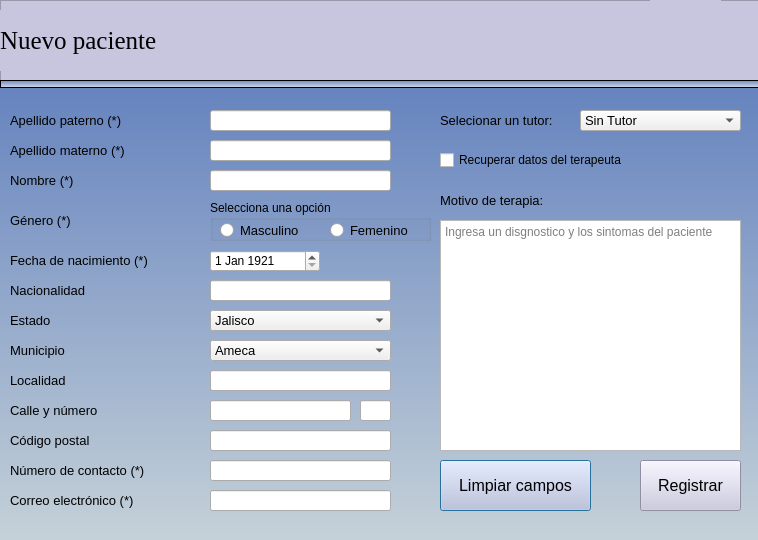
<?xml version="1.0" encoding="UTF-8"?>
<ui version="4.0">
 <class>NuevoPaciente</class>
 <widget class="QDialog" name="NuevoPaciente">
  <property name="geometry">
   <rect>
    <x>0</x>
    <y>0</y>
    <width>758</width>
    <height>540</height>
   </rect>
  </property>
  <property name="minimumSize">
   <size>
    <width>758</width>
    <height>540</height>
   </size>
  </property>
  <property name="windowTitle">
   <string>Agregar Paciente</string>
  </property>
  <property name="windowIcon">
   <iconset>
    <normaloff>:/images/paciente.png</normaloff>:/images/paciente.png</iconset>
  </property>
  <widget class="QLabel" name="label_17">
   <property name="geometry">
    <rect>
     <x>30</x>
     <y>510</y>
     <width>121</width>
     <height>21</height>
    </rect>
   </property>
   <property name="font">
    <font>
     <pointsize>10</pointsize>
    </font>
   </property>
   <property name="text">
    <string/>
   </property>
  </widget>
  <widget class="QPlainTextEdit" name="ptDiagnostico">
   <property name="geometry">
    <rect>
     <x>440</x>
     <y>220</y>
     <width>301</width>
     <height>231</height>
    </rect>
   </property>
   <property name="placeholderText">
    <string>Ingresa un disgnostico y los sintomas del paciente</string>
   </property>
  </widget>
  <widget class="QLabel" name="label_16">
   <property name="geometry">
    <rect>
     <x>440</x>
     <y>190</y>
     <width>141</width>
     <height>21</height>
    </rect>
   </property>
   <property name="font">
    <font>
     <pointsize>10</pointsize>
    </font>
   </property>
   <property name="text">
    <string>Motivo de terapia:</string>
   </property>
  </widget>
  <widget class="QLabel" name="label_7">
   <property name="geometry">
    <rect>
     <x>0</x>
     <y>80</y>
     <width>761</width>
     <height>521</height>
    </rect>
   </property>
   <property name="minimumSize">
    <size>
     <width>480</width>
     <height>510</height>
    </size>
   </property>
   <property name="styleSheet">
    <string notr="true">background-color: qlineargradient(spread:pad, x1:0, y1:1, x2:0, y2:0, stop:0 rgba(210, 220, 220), stop:1 rgba(100, 130, 190));

</string>
   </property>
   <property name="text">
    <string/>
   </property>
  </widget>
  <widget class="QFrame" name="frame">
   <property name="geometry">
    <rect>
     <x>0</x>
     <y>0</y>
     <width>761</width>
     <height>81</height>
    </rect>
   </property>
   <property name="styleSheet">
    <string notr="true">background-color: rgb(200, 198, 223);</string>
   </property>
   <property name="frameShape">
    <enum>QFrame::StyledPanel</enum>
   </property>
   <property name="frameShadow">
    <enum>QFrame::Raised</enum>
   </property>
   <widget class="QLabel" name="label_Tutor">
    <property name="geometry">
     <rect>
      <x>0</x>
      <y>10</y>
      <width>401</width>
      <height>61</height>
     </rect>
    </property>
    <property name="font">
     <font>
      <family>Times New Roman</family>
      <pointsize>19</pointsize>
      <weight>9</weight>
      <italic>false</italic>
      <bold>false</bold>
     </font>
    </property>
    <property name="styleSheet">
     <string notr="true">
font: 75 19pt &quot;Times New Roman&quot;;</string>
    </property>
    <property name="text">
     <string>Nuevo paciente</string>
    </property>
   </widget>
   <widget class="QLabel" name="label_23">
    <property name="geometry">
     <rect>
      <x>650</x>
      <y>0</y>
      <width>71</width>
      <height>71</height>
     </rect>
    </property>
    <property name="font">
     <font>
      <pointsize>10</pointsize>
     </font>
    </property>
    <property name="styleSheet">
     <string notr="true">image: url(:/newPrefix/paciente.png);</string>
    </property>
    <property name="text">
     <string/>
    </property>
   </widget>
  </widget>
  <widget class="QFrame" name="frame_3">
   <property name="geometry">
    <rect>
     <x>0</x>
     <y>80</y>
     <width>791</width>
     <height>8</height>
    </rect>
   </property>
   <property name="maximumSize">
    <size>
     <width>16777215</width>
     <height>8</height>
    </size>
   </property>
   <property name="styleSheet">
    <string notr="true">background-color: qlineargradient(spread:pad, x1:0, y1:1, x2:0, y2:0, stop:0 rgba(214, 225, 229), stop:1 rgba(109, 130, 198));
</string>
   </property>
   <property name="frameShape">
    <enum>QFrame::StyledPanel</enum>
   </property>
   <property name="frameShadow">
    <enum>QFrame::Raised</enum>
   </property>
  </widget>
  <widget class="QPushButton" name="btnCancelar">
   <property name="geometry">
    <rect>
     <x>440</x>
     <y>460</y>
     <width>151</width>
     <height>51</height>
    </rect>
   </property>
   <property name="font">
    <font>
     <pointsize>12</pointsize>
    </font>
   </property>
   <property name="styleSheet">
    <string notr="true">background-color: rgb(255, 211, 160);
background-color: rgb(200, 198, 223);</string>
   </property>
   <property name="text">
    <string>Limpiar campos</string>
   </property>
  </widget>
  <widget class="QPushButton" name="btnRegistrar">
   <property name="geometry">
    <rect>
     <x>640</x>
     <y>460</y>
     <width>101</width>
     <height>51</height>
    </rect>
   </property>
   <property name="font">
    <font>
     <pointsize>12</pointsize>
    </font>
   </property>
   <property name="styleSheet">
    <string notr="true">background-color: rgb(180, 255, 199);
background-color: rgb(200, 198, 223);</string>
   </property>
   <property name="text">
    <string>Registrar</string>
   </property>
  </widget>
  <widget class="QLabel" name="label_8">
   <property name="geometry">
    <rect>
     <x>440</x>
     <y>110</y>
     <width>161</width>
     <height>21</height>
    </rect>
   </property>
   <property name="font">
    <font>
     <pointsize>10</pointsize>
    </font>
   </property>
   <property name="text">
    <string>Selecionar un tutor:</string>
   </property>
  </widget>
  <widget class="QComboBox" name="cbTutor">
   <property name="geometry">
    <rect>
     <x>580</x>
     <y>110</y>
     <width>161</width>
     <height>21</height>
    </rect>
   </property>
   <property name="font">
    <font>
     <pointsize>10</pointsize>
    </font>
   </property>
   <item>
    <property name="text">
     <string>Sin Tutor</string>
    </property>
   </item>
  </widget>
  <widget class="QLabel" name="label_32">
   <property name="geometry">
    <rect>
     <x>10</x>
     <y>170</y>
     <width>91</width>
     <height>21</height>
    </rect>
   </property>
   <property name="font">
    <font>
     <pointsize>10</pointsize>
    </font>
   </property>
   <property name="text">
    <string>Nombre (*)</string>
   </property>
  </widget>
  <widget class="QLabel" name="label_22">
   <property name="geometry">
    <rect>
     <x>10</x>
     <y>490</y>
     <width>171</width>
     <height>21</height>
    </rect>
   </property>
   <property name="font">
    <font>
     <pointsize>10</pointsize>
    </font>
   </property>
   <property name="text">
    <string>Correo electrónico (*)</string>
   </property>
  </widget>
  <widget class="QLabel" name="label_25">
   <property name="geometry">
    <rect>
     <x>10</x>
     <y>210</y>
     <width>81</width>
     <height>21</height>
    </rect>
   </property>
   <property name="font">
    <font>
     <pointsize>10</pointsize>
    </font>
   </property>
   <property name="text">
    <string>Género (*)</string>
   </property>
  </widget>
  <widget class="QComboBox" name="cbMunicipio">
   <property name="geometry">
    <rect>
     <x>210</x>
     <y>340</y>
     <width>181</width>
     <height>21</height>
    </rect>
   </property>
   <property name="font">
    <font>
     <pointsize>10</pointsize>
    </font>
   </property>
   <item>
    <property name="text">
     <string>Ameca</string>
    </property>
   </item>
  </widget>
  <widget class="QGroupBox" name="groupBox_2">
   <property name="geometry">
    <rect>
     <x>210</x>
     <y>200</y>
     <width>221</width>
     <height>41</height>
    </rect>
   </property>
   <property name="title">
    <string>Selecciona una opción</string>
   </property>
   <widget class="QRadioButton" name="rbFemenino">
    <property name="geometry">
     <rect>
      <x>120</x>
      <y>20</y>
      <width>101</width>
      <height>20</height>
     </rect>
    </property>
    <property name="font">
     <font>
      <pointsize>10</pointsize>
     </font>
    </property>
    <property name="text">
     <string>Femenino</string>
    </property>
   </widget>
   <widget class="QRadioButton" name="rbMasculino">
    <property name="geometry">
     <rect>
      <x>10</x>
      <y>20</y>
      <width>111</width>
      <height>20</height>
     </rect>
    </property>
    <property name="font">
     <font>
      <pointsize>10</pointsize>
     </font>
    </property>
    <property name="text">
     <string>Masculino</string>
    </property>
   </widget>
  </widget>
  <widget class="QLabel" name="label_30">
   <property name="geometry">
    <rect>
     <x>10</x>
     <y>430</y>
     <width>121</width>
     <height>21</height>
    </rect>
   </property>
   <property name="font">
    <font>
     <pointsize>10</pointsize>
    </font>
   </property>
   <property name="text">
    <string>Código postal</string>
   </property>
  </widget>
  <widget class="QDateEdit" name="dateEdit">
   <property name="geometry">
    <rect>
     <x>210</x>
     <y>250</y>
     <width>110</width>
     <height>22</height>
    </rect>
   </property>
   <property name="dateTime">
    <datetime>
     <hour>0</hour>
     <minute>0</minute>
     <second>0</second>
     <year>1921</year>
     <month>1</month>
     <day>1</day>
    </datetime>
   </property>
   <property name="minimumDateTime">
    <datetime>
     <hour>1</hour>
     <minute>0</minute>
     <second>0</second>
     <year>1920</year>
     <month>9</month>
     <day>26</day>
    </datetime>
   </property>
  </widget>
  <widget class="QLineEdit" name="leApellidoPaterno">
   <property name="geometry">
    <rect>
     <x>210</x>
     <y>110</y>
     <width>181</width>
     <height>21</height>
    </rect>
   </property>
   <property name="font">
    <font>
     <pointsize>10</pointsize>
    </font>
   </property>
   <property name="text">
    <string/>
   </property>
   <property name="maxLength">
    <number>27</number>
   </property>
   <property name="dragEnabled">
    <bool>true</bool>
   </property>
  </widget>
  <widget class="QLabel" name="label_26">
   <property name="geometry">
    <rect>
     <x>10</x>
     <y>340</y>
     <width>121</width>
     <height>21</height>
    </rect>
   </property>
   <property name="font">
    <font>
     <pointsize>10</pointsize>
    </font>
   </property>
   <property name="text">
    <string>Municipio</string>
   </property>
  </widget>
  <widget class="QLineEdit" name="leNumeroContacto">
   <property name="geometry">
    <rect>
     <x>210</x>
     <y>460</y>
     <width>181</width>
     <height>21</height>
    </rect>
   </property>
   <property name="font">
    <font>
     <pointsize>10</pointsize>
    </font>
   </property>
   <property name="maxLength">
    <number>10</number>
   </property>
  </widget>
  <widget class="QLabel" name="label_20">
   <property name="geometry">
    <rect>
     <x>10</x>
     <y>250</y>
     <width>181</width>
     <height>21</height>
    </rect>
   </property>
   <property name="font">
    <font>
     <pointsize>10</pointsize>
    </font>
   </property>
   <property name="text">
    <string>Fecha de nacimiento (*)</string>
   </property>
  </widget>
  <widget class="QLineEdit" name="leNumeroCalle">
   <property name="geometry">
    <rect>
     <x>360</x>
     <y>400</y>
     <width>31</width>
     <height>21</height>
    </rect>
   </property>
   <property name="font">
    <font>
     <pointsize>10</pointsize>
    </font>
   </property>
   <property name="maxLength">
    <number>5</number>
   </property>
  </widget>
  <widget class="QLabel" name="label_9">
   <property name="geometry">
    <rect>
     <x>10</x>
     <y>140</y>
     <width>161</width>
     <height>21</height>
    </rect>
   </property>
   <property name="font">
    <font>
     <pointsize>10</pointsize>
    </font>
   </property>
   <property name="text">
    <string>Apellido materno (*)</string>
   </property>
  </widget>
  <widget class="QComboBox" name="cbEstado">
   <property name="geometry">
    <rect>
     <x>210</x>
     <y>310</y>
     <width>181</width>
     <height>21</height>
    </rect>
   </property>
   <property name="font">
    <font>
     <pointsize>10</pointsize>
    </font>
   </property>
   <item>
    <property name="text">
     <string>Jalisco</string>
    </property>
   </item>
  </widget>
  <widget class="QLineEdit" name="leCalle">
   <property name="geometry">
    <rect>
     <x>210</x>
     <y>400</y>
     <width>141</width>
     <height>21</height>
    </rect>
   </property>
   <property name="font">
    <font>
     <pointsize>10</pointsize>
    </font>
   </property>
   <property name="maxLength">
    <number>27</number>
   </property>
  </widget>
  <widget class="QLabel" name="label_27">
   <property name="geometry">
    <rect>
     <x>10</x>
     <y>110</y>
     <width>151</width>
     <height>21</height>
    </rect>
   </property>
   <property name="font">
    <font>
     <pointsize>10</pointsize>
    </font>
   </property>
   <property name="text">
    <string>Apellido paterno (*)</string>
   </property>
  </widget>
  <widget class="QLineEdit" name="leCodigoPostal">
   <property name="geometry">
    <rect>
     <x>210</x>
     <y>430</y>
     <width>181</width>
     <height>21</height>
    </rect>
   </property>
   <property name="font">
    <font>
     <pointsize>10</pointsize>
    </font>
   </property>
   <property name="maxLength">
    <number>5</number>
   </property>
  </widget>
  <widget class="QLabel" name="label_21">
   <property name="geometry">
    <rect>
     <x>10</x>
     <y>280</y>
     <width>101</width>
     <height>21</height>
    </rect>
   </property>
   <property name="font">
    <font>
     <pointsize>10</pointsize>
    </font>
   </property>
   <property name="text">
    <string>Nacionalidad</string>
   </property>
  </widget>
  <widget class="QLabel" name="label_19">
   <property name="geometry">
    <rect>
     <x>10</x>
     <y>460</y>
     <width>191</width>
     <height>21</height>
    </rect>
   </property>
   <property name="font">
    <font>
     <pointsize>10</pointsize>
    </font>
   </property>
   <property name="text">
    <string>Número de contacto (*)</string>
   </property>
  </widget>
  <widget class="QLineEdit" name="leNombres">
   <property name="geometry">
    <rect>
     <x>210</x>
     <y>170</y>
     <width>181</width>
     <height>21</height>
    </rect>
   </property>
   <property name="font">
    <font>
     <pointsize>10</pointsize>
    </font>
   </property>
   <property name="maxLength">
    <number>27</number>
   </property>
  </widget>
  <widget class="QLineEdit" name="leApellidoMaterno">
   <property name="geometry">
    <rect>
     <x>210</x>
     <y>140</y>
     <width>181</width>
     <height>21</height>
    </rect>
   </property>
   <property name="font">
    <font>
     <pointsize>10</pointsize>
    </font>
   </property>
   <property name="maxLength">
    <number>27</number>
   </property>
  </widget>
  <widget class="QLabel" name="label_29">
   <property name="geometry">
    <rect>
     <x>10</x>
     <y>310</y>
     <width>121</width>
     <height>21</height>
    </rect>
   </property>
   <property name="font">
    <font>
     <pointsize>10</pointsize>
    </font>
   </property>
   <property name="text">
    <string>Estado</string>
   </property>
  </widget>
  <widget class="QLabel" name="label_28">
   <property name="geometry">
    <rect>
     <x>10</x>
     <y>370</y>
     <width>121</width>
     <height>21</height>
    </rect>
   </property>
   <property name="font">
    <font>
     <pointsize>10</pointsize>
    </font>
   </property>
   <property name="text">
    <string>Localidad</string>
   </property>
  </widget>
  <widget class="QLabel" name="label_31">
   <property name="geometry">
    <rect>
     <x>10</x>
     <y>400</y>
     <width>121</width>
     <height>21</height>
    </rect>
   </property>
   <property name="font">
    <font>
     <pointsize>10</pointsize>
    </font>
   </property>
   <property name="text">
    <string>Calle y número</string>
   </property>
  </widget>
  <widget class="QLineEdit" name="leLoclidad">
   <property name="geometry">
    <rect>
     <x>210</x>
     <y>370</y>
     <width>181</width>
     <height>21</height>
    </rect>
   </property>
   <property name="font">
    <font>
     <pointsize>10</pointsize>
    </font>
   </property>
   <property name="maxLength">
    <number>27</number>
   </property>
  </widget>
  <widget class="QLineEdit" name="leNacionalidad">
   <property name="geometry">
    <rect>
     <x>210</x>
     <y>280</y>
     <width>181</width>
     <height>21</height>
    </rect>
   </property>
   <property name="font">
    <font>
     <pointsize>10</pointsize>
    </font>
   </property>
   <property name="maxLength">
    <number>27</number>
   </property>
  </widget>
  <widget class="QLineEdit" name="leCorreoElectronico">
   <property name="geometry">
    <rect>
     <x>210</x>
     <y>490</y>
     <width>181</width>
     <height>21</height>
    </rect>
   </property>
   <property name="font">
    <font>
     <pointsize>10</pointsize>
    </font>
   </property>
   <property name="text">
    <string/>
   </property>
   <property name="maxLength">
    <number>40</number>
   </property>
  </widget>
  <widget class="QCheckBox" name="checkBoxcbRecuperarDatosTutor">
   <property name="geometry">
    <rect>
     <x>440</x>
     <y>150</y>
     <width>231</width>
     <height>20</height>
    </rect>
   </property>
   <property name="text">
    <string>Recuperar datos del terapeuta</string>
   </property>
  </widget>
  <zorder>label_7</zorder>
  <zorder>label_17</zorder>
  <zorder>ptDiagnostico</zorder>
  <zorder>label_16</zorder>
  <zorder>frame</zorder>
  <zorder>frame_3</zorder>
  <zorder>btnCancelar</zorder>
  <zorder>btnRegistrar</zorder>
  <zorder>label_8</zorder>
  <zorder>cbTutor</zorder>
  <zorder>label_32</zorder>
  <zorder>label_22</zorder>
  <zorder>label_25</zorder>
  <zorder>cbMunicipio</zorder>
  <zorder>groupBox_2</zorder>
  <zorder>label_30</zorder>
  <zorder>dateEdit</zorder>
  <zorder>leApellidoPaterno</zorder>
  <zorder>label_26</zorder>
  <zorder>leNumeroContacto</zorder>
  <zorder>label_20</zorder>
  <zorder>leNumeroCalle</zorder>
  <zorder>label_9</zorder>
  <zorder>cbEstado</zorder>
  <zorder>leCalle</zorder>
  <zorder>label_27</zorder>
  <zorder>leCodigoPostal</zorder>
  <zorder>label_21</zorder>
  <zorder>label_19</zorder>
  <zorder>leNombres</zorder>
  <zorder>leApellidoMaterno</zorder>
  <zorder>label_29</zorder>
  <zorder>label_28</zorder>
  <zorder>label_31</zorder>
  <zorder>leLoclidad</zorder>
  <zorder>leNacionalidad</zorder>
  <zorder>leCorreoElectronico</zorder>
  <zorder>checkBoxcbRecuperarDatosTutor</zorder>
 </widget>
 <resources>
  <include location="images/image.qrc"/>
 </resources>
 <connections/>
</ui>
